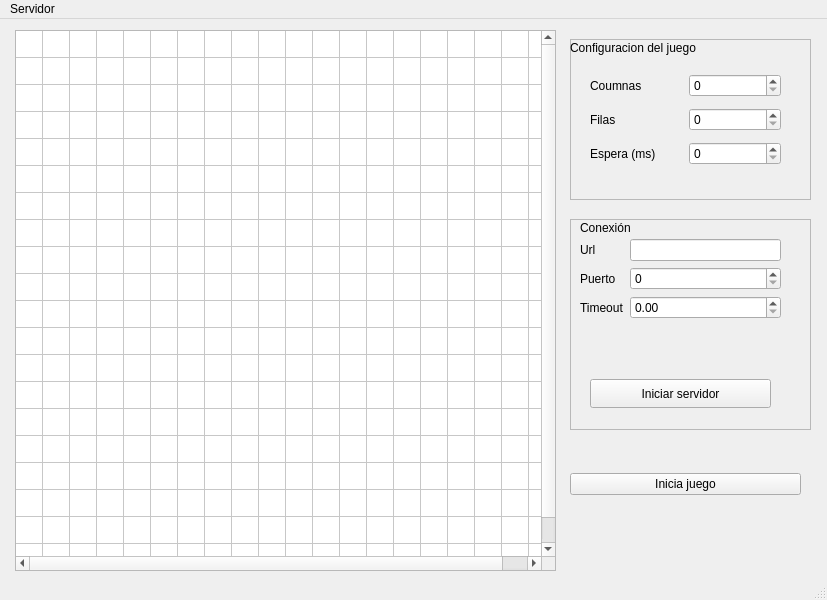
<?xml version="1.0" encoding="UTF-8"?>
<ui version="4.0">
 <class>MainWindow</class>
 <widget class="QMainWindow" name="MainWindow">
  <property name="geometry">
   <rect>
    <x>0</x>
    <y>0</y>
    <width>827</width>
    <height>600</height>
   </rect>
  </property>
  <property name="windowTitle">
   <string>MainWindow</string>
  </property>
  <widget class="QWidget" name="centralwidget">
   <widget class="QWidget" name="gridLayoutWidget_2">
    <property name="geometry">
     <rect>
      <x>570</x>
      <y>440</y>
      <width>231</width>
      <height>51</height>
     </rect>
    </property>
    <layout class="QGridLayout" name="gridLayout_2">
     <item row="0" column="0">
      <widget class="QPushButton" name="pushButton">
       <property name="text">
        <string>Inicia juego</string>
       </property>
      </widget>
     </item>
    </layout>
   </widget>
   <widget class="QWidget" name="gridLayoutWidget_3">
    <property name="geometry">
     <rect>
      <x>570</x>
      <y>20</y>
      <width>241</width>
      <height>161</height>
     </rect>
    </property>
    <layout class="QGridLayout" name="gridLayout_3">
     <item row="0" column="0">
      <widget class="QFrame" name="frame">
       <property name="frameShape">
        <enum>QFrame::StyledPanel</enum>
       </property>
       <property name="frameShadow">
        <enum>QFrame::Raised</enum>
       </property>
       <widget class="QLabel" name="label">
        <property name="geometry">
         <rect>
          <x>0</x>
          <y>0</y>
          <width>141</width>
          <height>17</height>
         </rect>
        </property>
        <property name="text">
         <string>Configuracion del juego</string>
        </property>
       </widget>
       <widget class="QWidget" name="gridLayoutWidget_4">
        <property name="geometry">
         <rect>
          <x>20</x>
          <y>30</y>
          <width>191</width>
          <height>101</height>
         </rect>
        </property>
        <layout class="QGridLayout" name="gridLayout_4">
         <item row="1" column="0">
          <widget class="QLabel" name="label_2">
           <property name="text">
            <string>Filas</string>
           </property>
          </widget>
         </item>
         <item row="0" column="0">
          <widget class="QLabel" name="label_3">
           <property name="text">
            <string>Coumnas</string>
           </property>
          </widget>
         </item>
         <item row="2" column="0">
          <widget class="QLabel" name="label_4">
           <property name="text">
            <string>Espera (ms)</string>
           </property>
          </widget>
         </item>
         <item row="1" column="1">
          <widget class="QSpinBox" name="spinBox"/>
         </item>
         <item row="0" column="1">
          <widget class="QSpinBox" name="spinBox_2"/>
         </item>
         <item row="2" column="1">
          <widget class="QSpinBox" name="spinBox_3"/>
         </item>
        </layout>
       </widget>
      </widget>
     </item>
    </layout>
   </widget>
   <widget class="QWidget" name="gridLayoutWidget_5">
    <property name="geometry">
     <rect>
      <x>570</x>
      <y>200</y>
      <width>241</width>
      <height>211</height>
     </rect>
    </property>
    <layout class="QGridLayout" name="gridLayout_5">
     <item row="0" column="0">
      <widget class="QFrame" name="frame_2">
       <property name="frameShape">
        <enum>QFrame::StyledPanel</enum>
       </property>
       <property name="frameShadow">
        <enum>QFrame::Raised</enum>
       </property>
       <widget class="QLabel" name="label_5">
        <property name="geometry">
         <rect>
          <x>10</x>
          <y>0</y>
          <width>56</width>
          <height>17</height>
         </rect>
        </property>
        <property name="text">
         <string>Conexión</string>
        </property>
       </widget>
       <widget class="QWidget" name="formLayoutWidget">
        <property name="geometry">
         <rect>
          <x>10</x>
          <y>20</y>
          <width>201</width>
          <height>121</height>
         </rect>
        </property>
        <layout class="QFormLayout" name="formLayout">
         <item row="0" column="0">
          <widget class="QLabel" name="label_6">
           <property name="text">
            <string>Url</string>
           </property>
          </widget>
         </item>
         <item row="1" column="0">
          <widget class="QLabel" name="label_7">
           <property name="text">
            <string>Puerto</string>
           </property>
          </widget>
         </item>
         <item row="2" column="0">
          <widget class="QLabel" name="label_8">
           <property name="text">
            <string>Timeout</string>
           </property>
          </widget>
         </item>
         <item row="0" column="1">
          <widget class="QLineEdit" name="lineEdit">
           <property name="text">
            <string/>
           </property>
          </widget>
         </item>
         <item row="1" column="1">
          <widget class="QSpinBox" name="spinBox_4"/>
         </item>
         <item row="2" column="1">
          <widget class="QDoubleSpinBox" name="doubleSpinBox"/>
         </item>
        </layout>
       </widget>
       <widget class="QPushButton" name="pushButton_2">
        <property name="geometry">
         <rect>
          <x>20</x>
          <y>160</y>
          <width>181</width>
          <height>29</height>
         </rect>
        </property>
        <property name="text">
         <string>Iniciar servidor</string>
        </property>
       </widget>
      </widget>
     </item>
    </layout>
   </widget>
   <widget class="QTableWidget" name="tableWidget">
    <property name="geometry">
     <rect>
      <x>15</x>
      <y>11</y>
      <width>541</width>
      <height>541</height>
     </rect>
    </property>
    <property name="rowCount">
     <number>20</number>
    </property>
    <property name="columnCount">
     <number>20</number>
    </property>
    <attribute name="horizontalHeaderVisible">
     <bool>false</bool>
    </attribute>
    <attribute name="horizontalHeaderDefaultSectionSize">
     <number>27</number>
    </attribute>
    <attribute name="horizontalHeaderHighlightSections">
     <bool>false</bool>
    </attribute>
    <attribute name="horizontalHeaderMinimumSectionSize">
     <number>0</number>
    </attribute>
    <attribute name="horizontalHeaderStretchLastSection">
     <bool>true</bool>
    </attribute>
    <attribute name="verticalHeaderVisible">
     <bool>false</bool>
    </attribute>
    <attribute name="verticalHeaderDefaultSectionSize">
     <number>27</number>
    </attribute>
    <attribute name="verticalHeaderHighlightSections">
     <bool>false</bool>
    </attribute>
    <attribute name="verticalHeaderMinimumSectionSize">
     <number>0</number>
    </attribute>
    <attribute name="verticalHeaderStretchLastSection">
     <bool>true</bool>
    </attribute>
    <row>
     <property name="text">
      <string>New Row</string>
     </property>
    </row>
    <row/>
    <row/>
    <row/>
    <row/>
    <row/>
    <row/>
    <row/>
    <row/>
    <row/>
    <row/>
    <row/>
    <row/>
    <row/>
    <row/>
    <row/>
    <row/>
    <row/>
    <row/>
    <row/>
    <column>
     <property name="text">
      <string>New Column</string>
     </property>
    </column>
    <column/>
    <column/>
    <column/>
    <column/>
    <column/>
    <column/>
    <column/>
    <column/>
    <column/>
    <column/>
    <column/>
    <column/>
    <column/>
    <column/>
    <column/>
    <column/>
    <column/>
    <column/>
    <column/>
   </widget>
  </widget>
  <widget class="QMenuBar" name="menubar">
   <property name="geometry">
    <rect>
     <x>0</x>
     <y>0</y>
     <width>827</width>
     <height>23</height>
    </rect>
   </property>
   <widget class="QMenu" name="menuServidor">
    <property name="title">
     <string>Servidor</string>
    </property>
   </widget>
   <addaction name="menuServidor"/>
  </widget>
  <widget class="QStatusBar" name="statusbar"/>
 </widget>
 <resources/>
 <connections/>
</ui>
